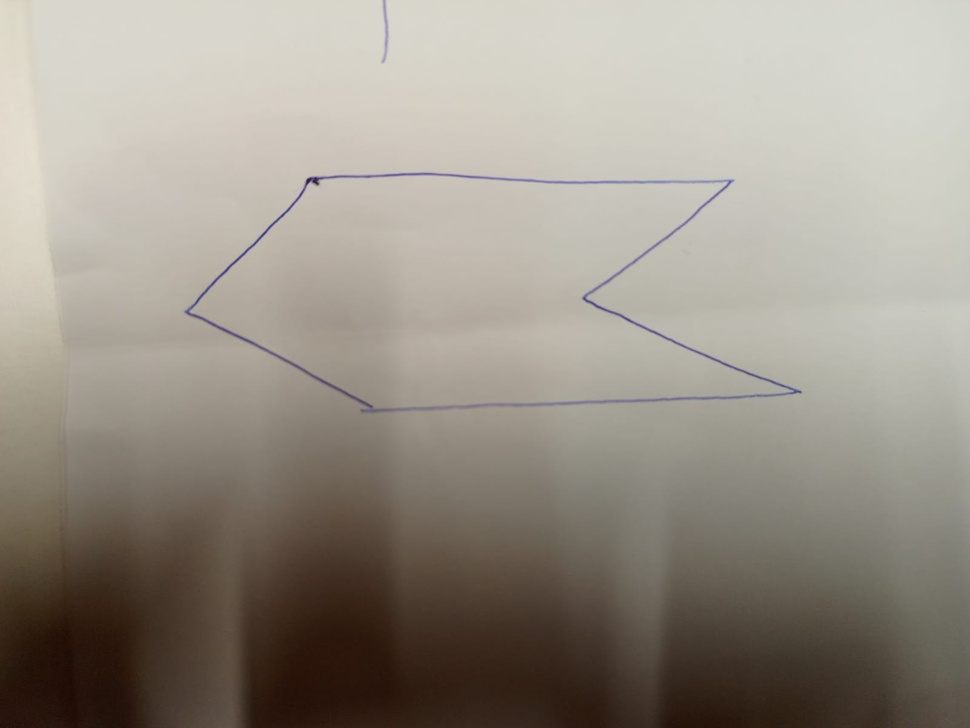
#> input picture deneme.jpg, 970 x 728 px, shrunk from 1599 x 1200 before the run
$ python detection.py
#> lines starting #> are read from the running program, lines starting #| are printed output that depends on the picture; after the words box and inside, x2 and y2 are one past the last pixel; in counts of white or black regions, pixels touching at a corner belong together
import cv2
import numpy as np

# Fotoğrafı yükle
image = cv2.imread('deneme.jpg', cv2.IMREAD_COLOR)
#> image is the input picture: shape (728, 970, 3); mean B, G, R 136, 146.6, 153.5

# Fotoğrafın boyutlarını al
height, width = image.shape[:2]
#> height = 728; width = 970

# Fotoğrafı ikiye böl
left_half = image[:, :width // 2]
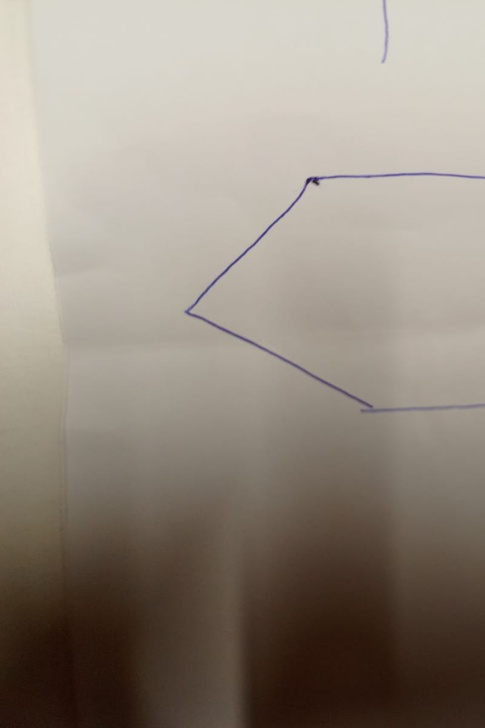
#> left_half: shape (728, 485, 3); mean B, G, R 127.4, 138.7, 148.4
right_half = image[:, width // 2:]
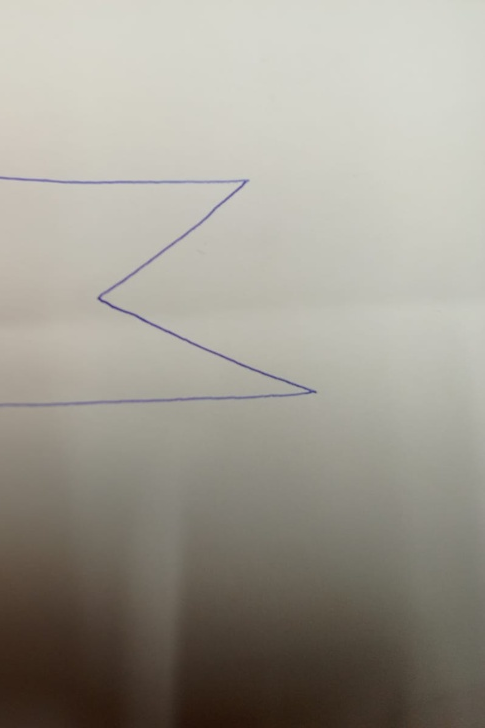
#> right_half: shape (728, 485, 3); mean B, G, R 144.6, 154.6, 158.6

# Kenar tespiti uygulama fonksiyonu
def apply_edge_detection(image):
    gray = cv2.cvtColor(image, cv2.COLOR_BGR2GRAY)
    blurred = cv2.GaussianBlur(gray, (5, 5), 0)
    edges = cv2.Canny(blurred, 50, 150)
    return edges

# Özellikleri çıkartma ve eşleştirme fonksiyonu
def find_keypoints_and_descriptors(image):
    edges = apply_edge_detection(image)
#> in apply_edge_detection, `edges = cv2.Canny(blurred, 50, 150)`:
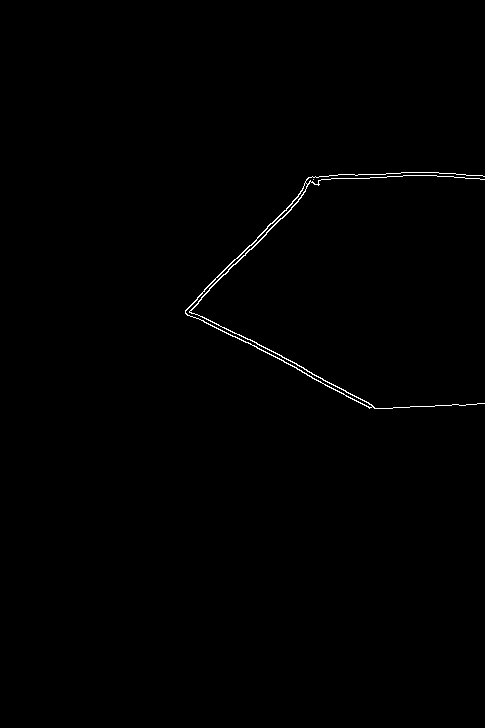
#> edges: shape (728, 485); 0.43% white in thin lines or dots, all inside (x1, y1, x2, y2) = (185, 172, 485, 409)
    orb = cv2.ORB_create()
    keypoints, descriptors = orb.detectAndCompute(edges, None)
    return keypoints, descriptors

# Eşleştirme fonksiyonu
def match_features(descriptors1, descriptors2):
    bf = cv2.BFMatcher(cv2.NORM_HAMMING, crossCheck=True)
    matches = bf.match(descriptors1, descriptors2)
    matches = sorted(matches, key=lambda x: x.distance)
    return matches

# Uyum analiz fonksiyonu
def evaluate_matching(keypoints1, keypoints2, matches):
    points1 = np.array([keypoints1[m.queryIdx].pt for m in matches])
    points2 = np.array([keypoints2[m.trainIdx].pt for m in matches])

    # Ortalama mesafe hesaplama
    distances = np.sqrt(np.sum((points1 - points2) ** 2, axis=1))
    avg_distance = np.mean(distances)
    return avg_distance

# Kenar tespiti ve özellik çıkartma
left_keypoints, left_descriptors = find_keypoints_and_descriptors(left_half)
#> in find_keypoints_and_descriptors, `keypoints, descriptors = orb.detectAndCompute(edges, None)`: keypoints = 379 keypoints; strongest (x, y, size): (188, 312, 31), (191, 312, 31), (318, 181, 31), (190, 312, 37.2)
#> left_keypoints has the same summary as keypoints in find_keypoints_and_descriptors
right_keypoints, right_descriptors = find_keypoints_and_descriptors(right_half)
#> in apply_edge_detection (call 2), `edges = cv2.Canny(blurred, 50, 150)`:
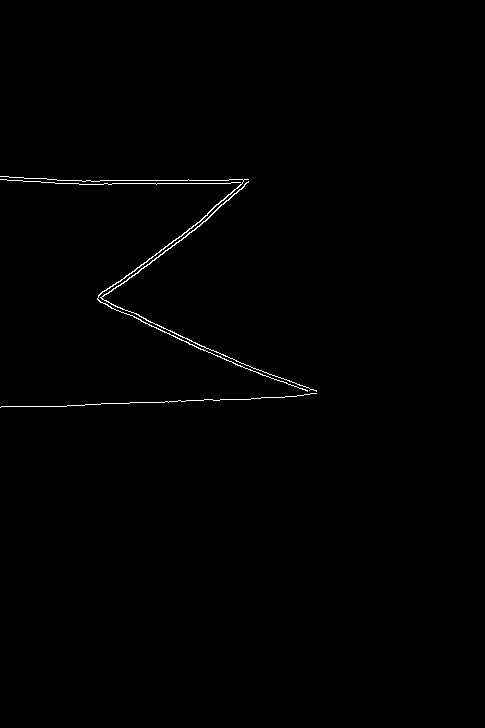
#> edges: shape (728, 485); 0.52% white in thin lines or dots, all inside (x1, y1, x2, y2) = (0, 176, 317, 408)
#> in find_keypoints_and_descriptors (call 2), `keypoints, descriptors = orb.detectAndCompute(edges, None)`: keypoints = 440 keypoints; strongest (x, y, size): (102, 298, 31), (99, 295, 31), (104, 295, 31), (307, 390, 31)
#> right_keypoints has the same summary as keypoints in find_keypoints_and_descriptors

# Özellikleri eşleştirme
matches = match_features(left_descriptors, right_descriptors)
#> in match_features, `matches = bf.match(descriptors1, descriptors2)`: matches = 101 matches
#> matches = 101 matches

# Uyum analizini yapma
average_distance = evaluate_matching(left_keypoints, right_keypoints, matches)
#> in evaluate_matching, `points1 = np.array([keypoints1[m.queryIdx].pt for m in matches])`: points1 = 101 pairs, first value 184.9 to 434.4, second value 171.6 to 408
#> in evaluate_matching, `points2 = np.array([keypoints2[m.trainIdx].pt for m in matches])`: points2 = 101 pairs, first value 82.94 to 288.6, second value 181.4 to 403.1
#> in evaluate_matching, `distances = np.sqrt(np.sum((points1 - points2) ** 2, axis=1))`: distances = 101 values, max 352.2 at index 82, min 25 at index 24, mean 113.8
#> in evaluate_matching, `avg_distance = np.mean(distances)`: avg_distance = 113.8
#> average_distance = 113.8

# Eşleşmeleri görselleştirme
def draw_matches(image1, keypoints1, image2, keypoints2, matches):
    combined_image = np.hstack((image1, image2))
    match_img = cv2.drawMatches(image1, keypoints1, image2, keypoints2, matches[:50], outImg=combined_image)
    return match_img

left_edges = apply_edge_detection(left_half)
right_edges = apply_edge_detection(right_half)
matched_image = draw_matches(left_edges, left_keypoints, right_edges, right_keypoints, matches)
#> in draw_matches, `combined_image = np.hstack((image1, image2))`:
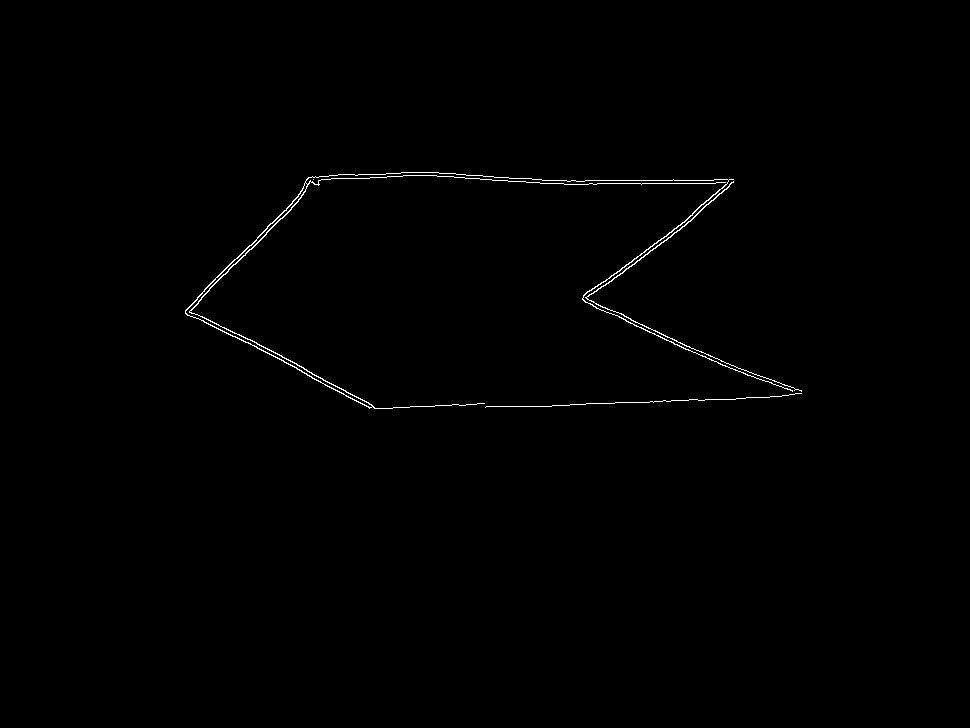
#> combined_image: shape (728, 970); 0.48% white in thin lines or dots, all inside (x1, y1, x2, y2) = (185, 172, 802, 409)
#> in draw_matches, `match_img = cv2.drawMatches(image1, keypoints1, image2, keypoints2, ma..`:
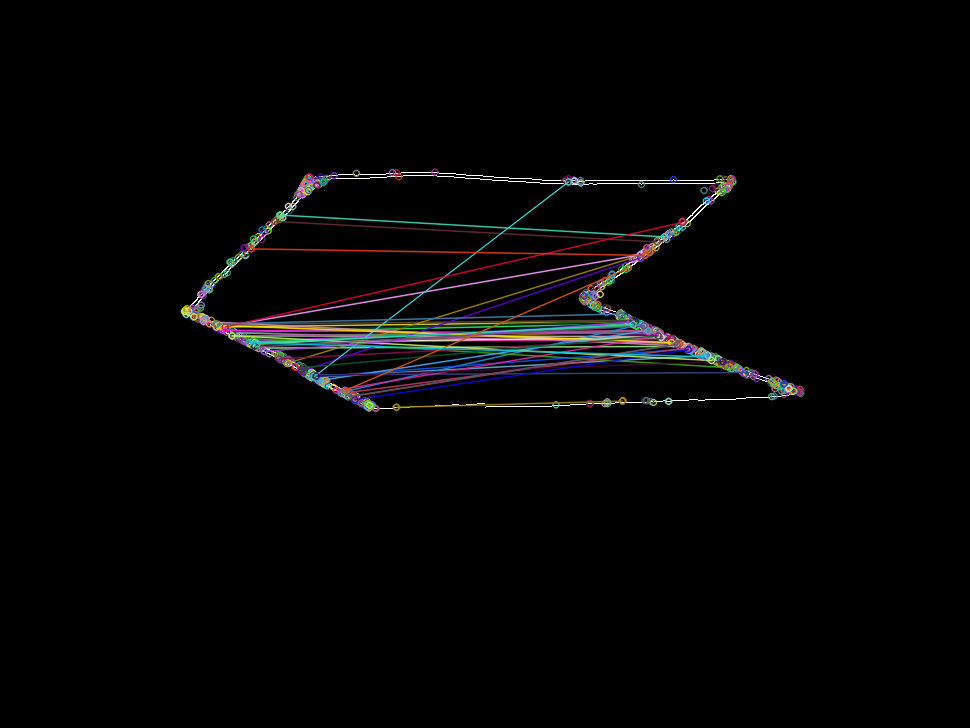
#> match_img: shape (728, 970, 3); mean of channels 0, 1, 2 4.9, 4.8, 5; drawn as B, G, R

# Sonuçları göster
cv2.imshow('Matches', matched_image)
cv2.imwrite('matched_image.jpg', matched_image)
print(f"Average Matching Distance: {average_distance:.2f}")
#| Average Matching Distance: 113.78
cv2.waitKey(0)
cv2.destroyAllWindows()
